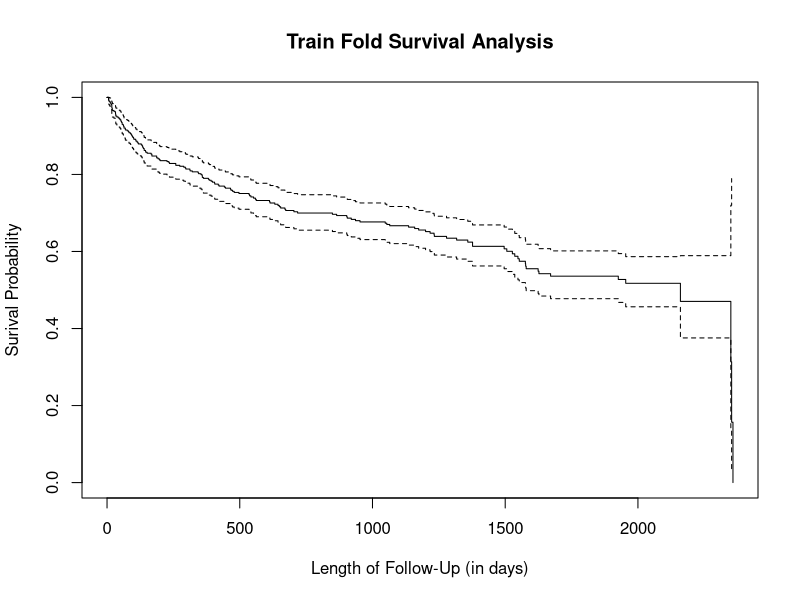
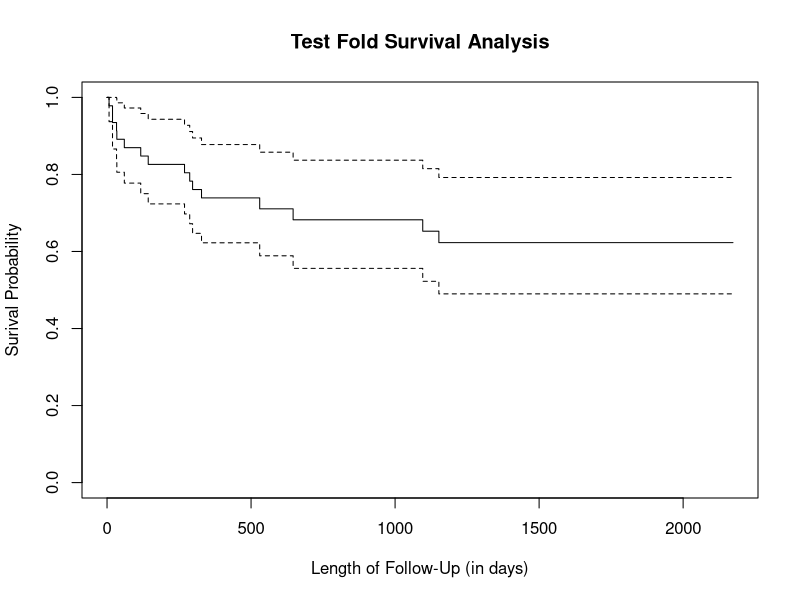
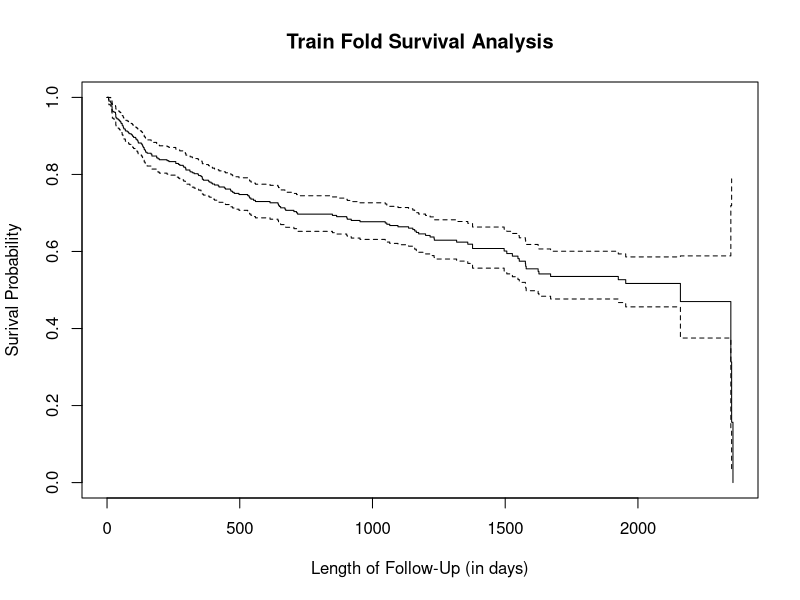
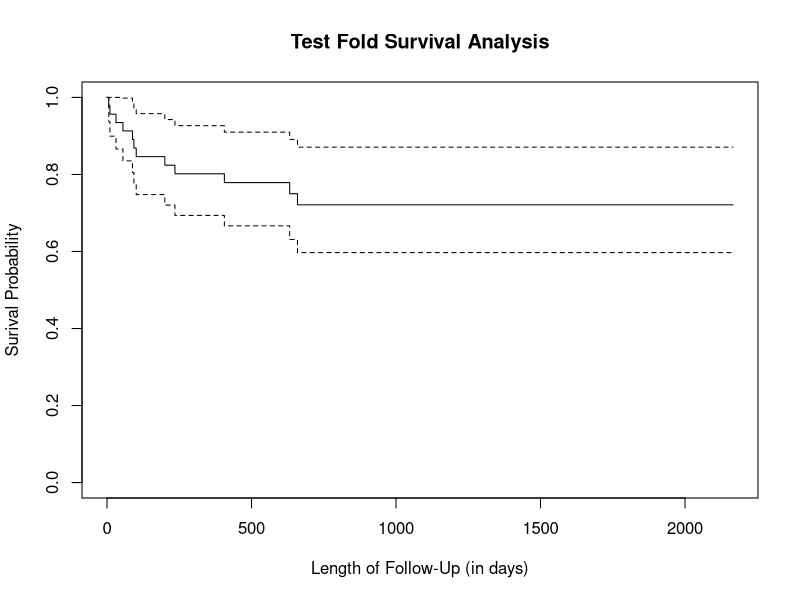
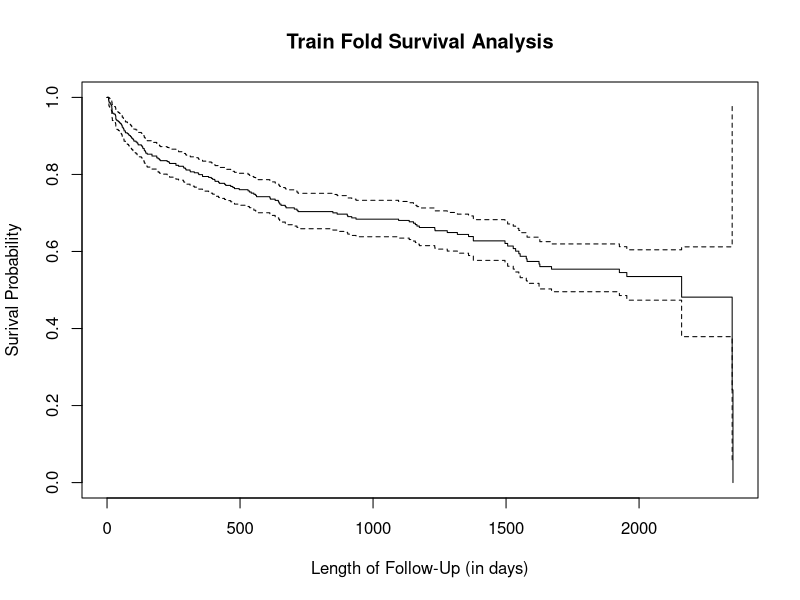
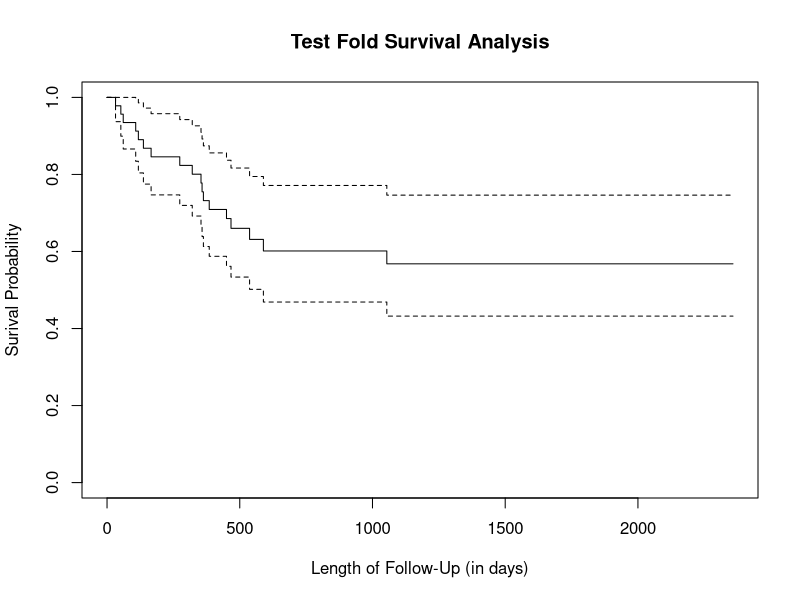
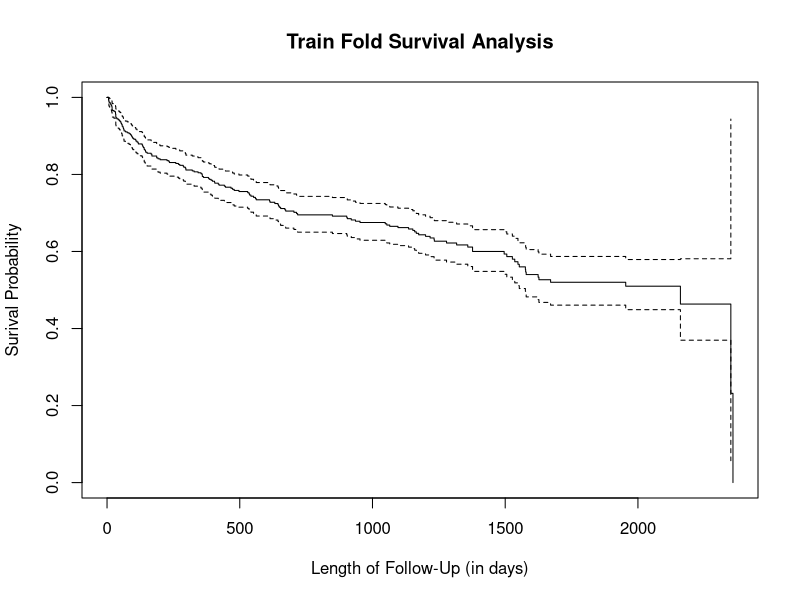
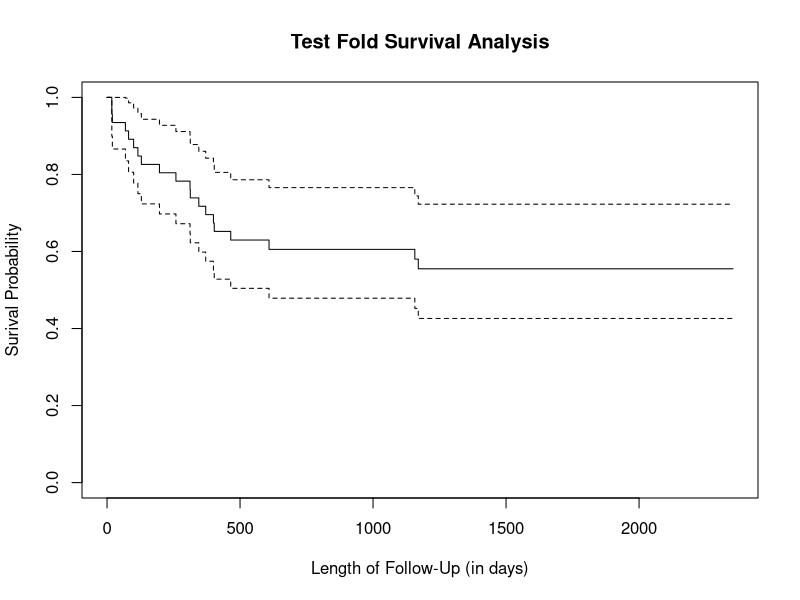

Here is the R script that generated these plots, in order:
#source -- http://www.umass.edu/statdata/statdata/stat-survival.html ; data = whas500.dat

## Load the necessary libraries in order to plot the Survival Analysis charts ##
library(survival)
library(KMsurv)
# Load the modified data set as described in analysis outline #
data <- read.table("heart_attack_mod1.txt", h=T)

# Display the first 6 rows in the data set in order to verfiy properly imported ##
head(data)
# Create two emptey vectors that will be used to store the overall analysis resutls for both Total Errors
# and the Overall Error Rate this correpsonds to
results.err.total <- c()
cumulative.err.rates <- c()

## Create the Train/Test Split ##
logit.nfold <- function(seed, n.folds) {
	set.seed(seed) #Allow the user to set the seed 
	N <- nrow(data) # Create a variable to hold the number of rows in the dataset, in this case 460
	randomized <- sample(1:N) # Create a randomized range of numbers equal to the number of rows in the dataset
	randomized #Verify randomized range properly created and in order to verify seed properly set

	fold <- 1 # Create the variable to be used in tracking the fold analyses
	range <- (N / n.folds)  # Set the range equal to the number of dataset rows divivded by the number of folds
	increment.by <- (1:range) # Increment the folds by the range in the test splits

	time.train0 <- rep(0, N - range) # Create a vector of 0s equal to the length of the train split data set
	time.test0 <- rep(0, range) # Create a vector of 0s equal to the length of the test split data set
								# These will be used in the function to plot the survival probabilty over time
	# Iterate over the Train/Test splits for the Logistic Analysis 
	for (each in 1:n.folds) {
		train.data <- data[-randomized[increment.by], ]
		test.data <- data[randomized[increment.by], ]

		print (head(train.data))
		print (head(test.data))

		cat('\n', 'Fold ', fold,' Cross Validation Below', '\n', sep = "")

# Create a model where survival is a function of age, body mass index, congestive heart failure,
# wether this was the patients first heart attack (MIORD) where 0 = first, 1 = not first, and length of follow-up
# since the time of the most recent heart attack 
		logit.fit <- glm(fstat ~ age + bmi + chf + miord + lenfol, family='binomial', data=train.data)
		cat('\n', 'Summary of fold ', fold,' Training Analysis Below', '\n', sep = "")
# Pass the Survival Fit function the start time of 0, the duration equal to the patient's Length of Follow-Up, and set 
# the event as equal to the patients mortality  (0=life, 1=death)
		my.train.fit <- survfit(Surv(time.train0, train.data$lenfol, train.data$fstat) ~ 1)
		print (summary(logit.fit))
		xaxis <- "Length of Follow-Up (in days)"
		yaxis <-  "Surival Probability"
# PLot the Survival Probabiliyt of the patients as a function of time 		
		train.plot <- plot(my.train.fit, xlab = xaxis , ylab= yaxis, main="Train Fold Survival Analysis")
		train.plot

## Predict out of sample data error using the Generaliztion error as proxy ##
## Create a new data frame comprised of the test data columns listed below ##
		new.data <- with(test.data, data.frame(age=age, bmi=bmi, chf=chf, miord=miord, lenfol=lenfol))
		cat('\n', 'Fold ', fold,' Test Data Frame', '\n', sep = "")
		print (new.data)
## Run the Trained Model against the new test data and add column to the new.data frame
		new.data$mort.prob <- predict(logit.fit, newdata=new.data, type='response')
## Round the predictions to the nearest whole 0,1 and add to the new.data frame
		new.data$mort.round <- round(new.data$mort.prob)
# Juxtapose the test data sets known survival statistics in order to compare to the model's predictions
		new.data$actual <- test.data$fstat
		cat('\n', 'Fold ', fold,' Test Data Set Cross Validation Below', '\n', sep = "")
		print(new.data)
		cat('\n', 'Fold ', fold,' Confusion Matrix of Predicted versus Acutal Mortality', '\n', sep = "")
# Create a confusion matrix that more effeciently displays the (in)accuracy of the model's predictions
		xtable <- xtabs(~new.data$actual + new.data$mort.round, data=new.data)
		print (xtable)
# Pass the Survival Fit function the start time of 0, the duration equal to the patient's Length of Follow-Up, and set 
# the event as equal to the patients mortality  (0=life, 1=death)
		my.test.fit <- survfit(Surv(time.test0, new.data$lenfol, new.data$mort.round) ~ 1)
		print (summary(logit.fit))
		xaxis <- "Length of Follow-Up (in days)"
		yaxis <-  "Surival Probability"
# PLot the Survival Probabiliyt of the patients as a function of time 		
		test.plot <- plot(my.test.fit, xlab = xaxis , ylab= yaxis, main="Test Fold Survival Analysis")
		test.plot
# Calculate the Total Numer of Errors for the Test Fold ##
		gen.err.total <- sum(as.numeric(new.data$actual != new.data$mort.round))
		cat('\n', "The Total number of Generaliztion Errors for fold ",fold,' is:', '\n', sep = "")
		print(gen.err.total)
# Store this data in a vector for further analysis once the function has completed
		results.err.total <- append(results.err.total, gen.err.total)
# Convert the Number of Errors to the Error Rate for the Test Fold 
		gen.err.rate <- gen.err.total / length(new.data$actual)
		cat('\n', "the total Generalization Error Rate for fold ",fold,' is:',  '\n', sep = "")
		print (gen.err.rate)
# Store this data in a vector for further analysis once the function has completed
		cumulative.err.rates <- append(cumulative.err.rates, gen.err.rate)
		cumulative.err.rates
# Increment the range in order to complete the following TRAIN/TEST analysis
		increment.by <- increment.by + range
		fold <- fold + 1 
		#ggplot(new.data, aes(x=age, y=actual)) + geom_point()
		#ggplot(new.data, aes(x=age, y=a) + geom_line() 		
	}
# Print out the Generalization Error Totals, Rates and Average Generalization Error Rate ##
	cat('\n', "the Total Number of Generalization Errors for this analysis is:",  '\n', sep = "")
	total.num.err <- sum(results.err.total)
	print (total.num.err)
	cat('\n', "Below are the Generaliztion Errors for each analysis:",  '\n', sep = "")
	print (cumulative.err.rates)
	cat('\n', "the Overall Generalization Error Rate for this analyis is:",  '\n', sep = "")
	total.err.rate <- sum(cumulative.err.rates) / length(cumulative.err.rates)
	print (total.err.rate)
}

logit.nfold(08112013, 10)

